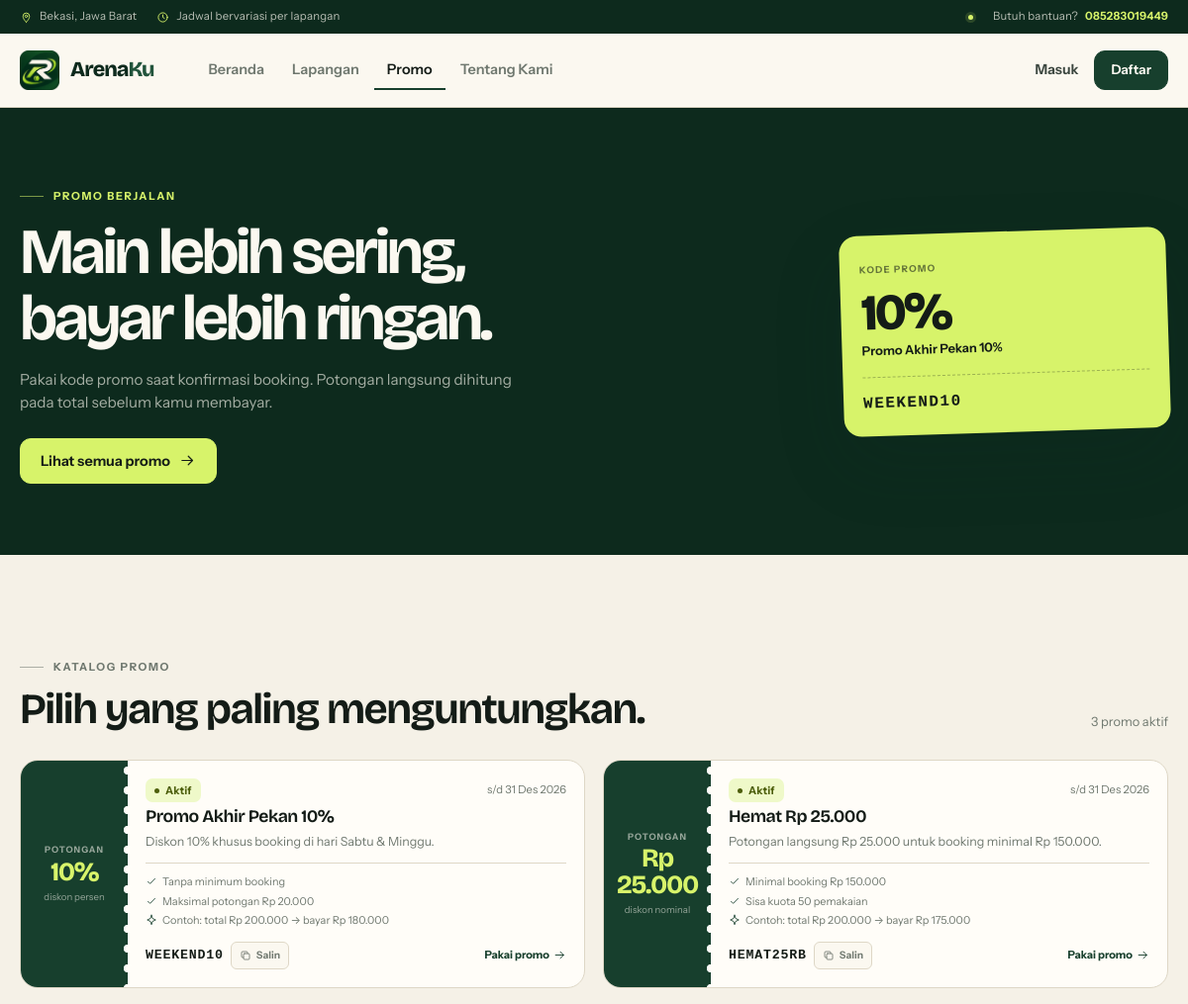
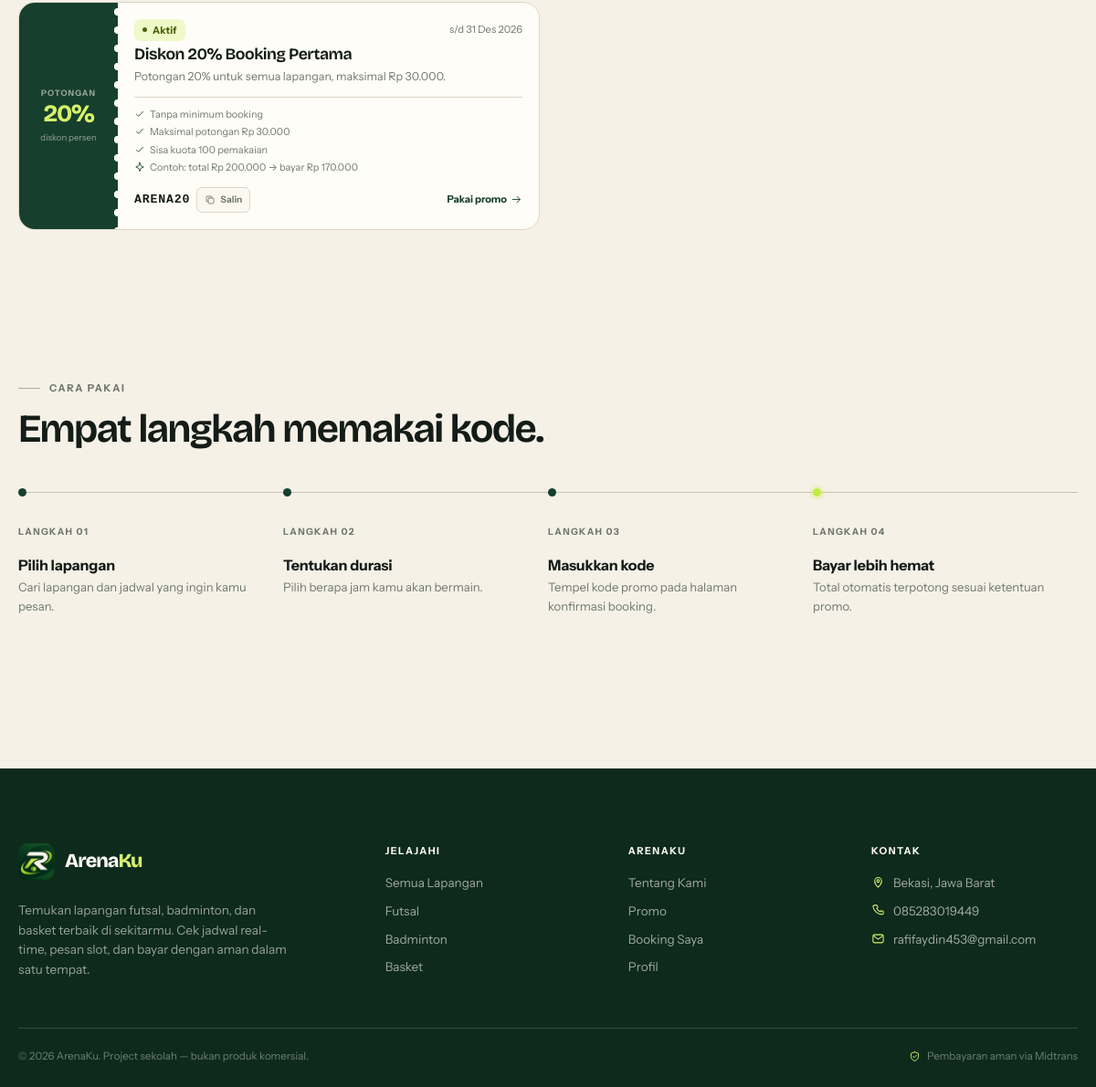
/promo.php, run on the app's committed database (2 pictures, top to bottom).
### tables this page shows
CREATE TABLE IF NOT EXISTS promos (
    id INT AUTO_INCREMENT PRIMARY KEY,
    kode VARCHAR(30) NOT NULL,
    nama VARCHAR(120) NOT NULL,
    deskripsi TEXT,
    tipe ENUM('persen', 'nominal') NOT NULL DEFAULT 'persen',
    nilai DECIMAL(10,2) NOT NULL,
    min_booking DECIMAL(10,2) NOT NULL DEFAULT 0,
    maks_diskon DECIMAL(10,2) NULL,
    kuota INT NULL,
    terpakai INT NOT NULL DEFAULT 0,
    tanggal_mulai DATE NULL,
    tanggal_akhir DATE NULL,
    status ENUM('aktif', 'nonaktif') NOT NULL DEFAULT 'aktif',
    created_at TIMESTAMP NOT NULL DEFAULT CURRENT_TIMESTAMP,
    UNIQUE KEY kode (kode)
);

### includes/functions.php (called while the page is built, shortened)
<?php
function clean($text) {
    return htmlspecialchars($text, ENT_QUOTES, 'UTF-8');
}
function formatRupiah($angka) {
    return 'Rp ' . number_format($angka, 0, ',', '.');
}
function formatTanggalId($tanggal, $panjang = 'pendek') {
    $time = strtotime($tanggal);
    $bulanPendek  = ['Jan', 'Feb', 'Mar', 'Apr', 'Mei', 'Jun', 'Jul', 'Agu', 'Sep', 'Okt', 'Nov', 'Des'];
    $bulanPanjang = ['Januari', 'Februari', 'Maret', 'April', 'Mei', 'Juni', 'Juli', 'Agustus', 'September', 'Oktober', 'November', 'Desember'];
    $bulan = $panjang === 'panjang' ? $bulanPanjang : $bulanPendek;
    return date('j', $time) . ' ' . $bulan[(int) date('n', $time) - 1] . ' ' . date('Y', $time);
}
function appBaseUrl() {
    static $base = null;
    if ($base !== null) {
        return $base;
    }
    $base = '/arenaku';
    return $base;
}
function assetUrl($path) {
    $path = ltrim(str_replace('\\', '/', (string) $path), '/');
    $segments = array_map('rawurlencode', explode('/', $path));
    return appBaseUrl() . '/assets/' . implode('/', $segments);
}

### promo.php (the view, shortened to what this page needs)
<?php
require_once 'config/koneksi.php';
require_once 'includes/functions.php';
$hariIni = date('Y-m-d');
$stmt = $koneksi->prepare(
    "SELECT * FROM promos
     WHERE status = 'aktif'
       AND (tanggal_mulai IS NULL OR tanggal_mulai <= ?)
       AND (tanggal_akhir IS NULL OR tanggal_akhir >= ?)
       AND (kuota IS NULL OR terpakai < kuota)
     ORDER BY id DESC"
);
$stmt->execute([$hariIni, $hariIni]);
$promos = $stmt->fetchAll();
function promoNilaiLabel($promo)
{
    if ($promo['tipe'] === 'persen') {
        return rtrim(rtrim(number_format((float) $promo['nilai'], 1, ',', '.'), '0'), ',') . '%';
    }
    return formatRupiah($promo['nilai']);
}
require_once 'includes/header.php';
require_once 'includes/navbar.php';
?>
<main id="main-content">
    <section class="promo-hero">
        <div class="container">
            <div class="promo-hero-grid">
                <div>
                    <span class="eyebrow">Promo berjalan</span>
                    <h1>Main lebih sering,<br>bayar lebih ringan.</h1>
                    <p>Pakai kode promo saat konfirmasi booking. Potongan langsung dihitung pada total sebelum kamu membayar.</p>
                    <a href="#daftar-promo" class="btn btn-accent">Lihat semua promo <?= svgIcon('arrow-right', 'icon') ?></a>
                </div>
                <?php if (!empty($promos)): ?>
                    <?php $heroPromo = $promos[0]; ?>
                    <div class="promo-hero-ticket">
                        <small>Kode promo</small>
                        <strong><?= clean(promoNilaiLabel($heroPromo)) ?></strong>
                        <span><?= clean($heroPromo['nama']) ?></span>
                        <div class="ticket-dashes"><?= clean($heroPromo['kode']) ?></div>
                    </div>
                <?php endif; ?>
            </div>
        </div>
    </section>
    <section class="section" id="daftar-promo">
        <div class="container">
            <div class="promo-section-head">
                <div>
                    <span class="section-index">Katalog promo</span>
                    <h2 style="margin-top:12px;">Pilih yang paling menguntungkan.</h2>
                </div>
                <span class="text-muted" style="font-size:0.8rem;"><?= count($promos) ?> promo aktif</span>
            </div>
            <?php if (empty($promos)): ?>
                <div class="empty-state">
                    <span class="empty-state-icon"><?= svgIcon('ticket', 'icon') ?></span>
                    <h3>Belum ada promo aktif</h3>
                    <p>Promo baru akan tampil di sini. Sementara itu, kamu tetap bisa memesan lapangan seperti biasa.</p>
                    <a href="/arenaku/lapangan.php" class="btn btn-primary">Lihat lapangan</a>
                </div>
            <?php else: ?>
                <div class="promo-grid">
                    <?php foreach ($promos as $p): ?>
                        <?php
                            $nilaiLabel = promoNilaiLabel($p);
                            $sisaKuota = $p['kuota'] !== null ? max(0, (int) $p['kuota'] - (int) $p['terpakai']) : null;
                            $contohTotal = max(200000, (float) $p['min_booking']);
                            $contohDiskon = $p['tipe'] === 'persen'
                                ? $contohTotal * ((float) $p['nilai'] / 100)
                                : (float) $p['nilai'];
                            if ($p['tipe'] === 'persen' && $p['maks_diskon'] !== null) {
                                $contohDiskon = min($contohDiskon, (float) $p['maks_diskon']);
                            }
                            $contohDiskon = min($contohDiskon, $contohTotal);
                            $contohBayar = $contohTotal - $contohDiskon;
                        ?>
                        <article class="ticket-card">
                            <div class="ticket-stub">
                                <small>Potongan</small>
                                <strong><?= clean($nilaiLabel) ?></strong>
                                <span><?= $p['tipe'] === 'persen' ? 'diskon persen' : 'diskon nominal' ?></span>
                            </div>
                            <div class="ticket-body">
                                <div class="court-card-meta" style="margin-bottom:6px;">
                                    <span class="badge badge-lime">Aktif</span>
                                    <?php if ($p['tanggal_akhir']): ?>
                                        <span class="text-muted" style="font-size:0.7rem;">s/d <?= formatTanggalId($p['tanggal_akhir']) ?></span>
                                    <?php endif; ?>
                                </div>
                                <h3><?= clean($p['nama']) ?></h3>
                                <p><?= clean($p['deskripsi']) ?></p>
                                <div class="ticket-conditions">
                                    <?php if ((float) $p['min_booking'] > 0): ?>
                                        <span><?= svgIcon('check', 'icon') ?> Minimal booking <?= formatRupiah($p['min_booking']) ?></span>
                                    <?php else: ?>
                                        <span><?= svgIcon('check', 'icon') ?> Tanpa minimum booking</span>
                                    <?php endif; ?>
                                    <?php if ($p['maks_diskon'] !== null): ?>
                                        <span><?= svgIcon('check', 'icon') ?> Maksimal potongan <?= formatRupiah($p['maks_diskon']) ?></span>
                                    <?php endif; ?>
                                    <?php if ($sisaKuota !== null): ?>
                                        <span><?= svgIcon('check', 'icon') ?> Sisa kuota <?= $sisaKuota ?> pemakaian</span>
                                    <?php endif; ?>
                                    <span><?= svgIcon('spark', 'icon') ?> Contoh: total <?= formatRupiah($contohTotal) ?> → bayar <?= formatRupiah($contohBayar) ?></span>
                                </div>
                                <div class="ticket-foot">
                                    <div style="display:flex; align-items:center; gap:7px; flex-wrap:wrap;">
                                        <span class="ticket-code"><?= clean($p['kode']) ?></span>
                                        <button type="button" class="copy-btn" data-copy="<?= clean($p['kode']) ?>">
                                            <?= svgIcon('copy', 'icon') ?> <span data-copy-label>Salin</span>
                                        </button>
                                    </div>
                                    <a href="/arenaku/lapangan.php" class="ticket-use">Pakai promo <?= svgIcon('arrow-right', 'icon') ?></a>
                                </div>
                            </div>
                        </article>
                    <?php endforeach; ?>
                </div>
            <?php endif; ?>
        </div>
    </section>
    <section class="section-sm">
        <div class="container">
            <div class="section-head">
                <div>
                    <span class="section-index">Cara pakai</span>
                    <h2>Empat langkah memakai kode.</h2>
                </div>
            </div>
            <div class="route-grid">
                <div class="route-step">
                    <span class="route-num">Langkah 01</span>
                    <h3>Pilih lapangan</h3>
                    <p>Cari lapangan dan jadwal yang ingin kamu pesan.</p>
                </div>
                <div class="route-step">
                    <span class="route-num">Langkah 02</span>
                    <h3>Tentukan durasi</h3>
                    <p>Pilih berapa jam kamu akan bermain.</p>
                </div>
                <div class="route-step">
                    <span class="route-num">Langkah 03</span>
                    <h3>Masukkan kode</h3>
                    <p>Tempel kode promo pada halaman konfirmasi booking.</p>
                </div>
                <div class="route-step">
                    <span class="route-num">Langkah 04</span>
                    <h3>Bayar lebih hemat</h3>
                    <p>Total otomatis terpotong sesuai ketentuan promo.</p>
                </div>
            </div>
        </div>
    </section>
</main>
<?php require_once 'includes/footer.php'; ?>

### includes/icons.php (shortened to what this page needs)
<?php
function akEscape($value)
{
    return htmlspecialchars((string) $value, ENT_QUOTES, 'UTF-8');
}
function svgIcon($name, $class = 'icon')
{
    $body = isset($icons[$name]) ? $icons[$name] : $icons['spark'];
    return '<svg class="' . akEscape($class) . '" viewBox="0 0 24 24" fill="none" stroke="currentColor" '
        . 'stroke-width="1.7" stroke-linecap="round" stroke-linejoin="round" aria-hidden="true">'
        . $body . '</svg>';
}
function brandLogo($href = '/arenaku/index.php', $light = false)
{
    $classes = 'brand' . ($light ? ' brand-light' : '');
    $mark = '<img src="' . akEscape(assetUrl('img/logo-mark.png')) . '?v=1" alt="" width="40" height="40" decoding="async">';
    return '<a href="' . akEscape($href) . '" class="' . $classes . '">'
        . '<span class="brand-mark">' . $mark . '</span>'
        . '<span class="brand-word">Arena<span>Ku</span></span>'
        . '</a>';
}

### data on the page
promos: nilai "10%", nama "Promo Akhir Pekan 10%", kode "WEEKEND10", shows "diskon persen", tanggal_akhir "31 Des 2026", deskripsi "Diskon 10% khusus booking di hari Sabtu & Minggu.", maks_diskon "Rp 20.000", min_booking "Rp 200.000", formatRupiah($contohBayar) "Rp 180.000"
promos: nilai "Rp 25.000", shows "diskon nominal", tanggal_akhir "31 Des 2026", nama "Hemat Rp 25.000", deskripsi "Potongan langsung Rp 25.000 untuk booking minimal Rp 150.000.", min_booking "Rp 150.000", kuota "50", min_booking "Rp 200.000", formatRupiah($contohBayar) "Rp 175.000", kode "HEMAT25RB"
promos: nilai "20%", shows "diskon persen", tanggal_akhir "31 Des 2026", nama "Diskon 20% Booking Pertama", deskripsi "Potongan 20% untuk semua lapangan, maksimal Rp 30.000.", maks_diskon "Rp 30.000", kuota "100", min_booking "Rp 200.000", formatRupiah($contohBayar) "Rp 170.000", kode "ARENA20"

### other printed values
$item[0] "Beranda"
$item[0] "Lapangan"
$item[0] "Promo"
$item[0] "Tentang Kami"
count($promos) "3"
